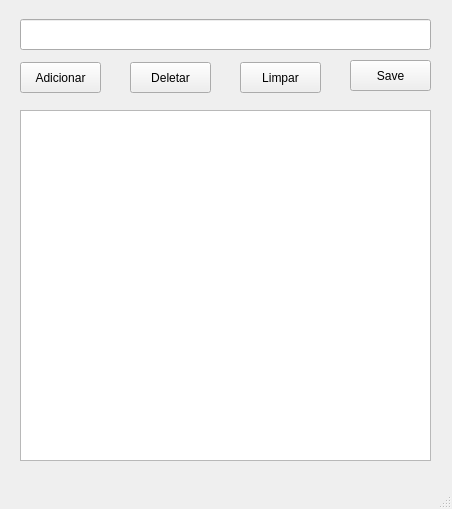
<?xml version="1.0" encoding="UTF-8"?>
<ui version="4.0">
 <class>MainWindow</class>
 <widget class="QMainWindow" name="MainWindow">
  <property name="geometry">
   <rect>
    <x>0</x>
    <y>0</y>
    <width>452</width>
    <height>509</height>
   </rect>
  </property>
  <property name="windowTitle">
   <string>MainWindow</string>
  </property>
  <widget class="QWidget" name="centralwidget">
   <widget class="QPushButton" name="additem_pushButton">
    <property name="geometry">
     <rect>
      <x>20</x>
      <y>62</y>
      <width>81</width>
      <height>31</height>
     </rect>
    </property>
    <property name="text">
     <string>Adicionar</string>
    </property>
   </widget>
   <widget class="QPushButton" name="deleteitem_pushButton_2">
    <property name="geometry">
     <rect>
      <x>130</x>
      <y>62</y>
      <width>81</width>
      <height>31</height>
     </rect>
    </property>
    <property name="text">
     <string>Deletar</string>
    </property>
   </widget>
   <widget class="QPushButton" name="clear_pushButton_3">
    <property name="geometry">
     <rect>
      <x>240</x>
      <y>62</y>
      <width>81</width>
      <height>31</height>
     </rect>
    </property>
    <property name="text">
     <string>Limpar</string>
    </property>
   </widget>
   <widget class="QLineEdit" name="adicionar_lineEdit">
    <property name="geometry">
     <rect>
      <x>20</x>
      <y>19</y>
      <width>411</width>
      <height>31</height>
     </rect>
    </property>
   </widget>
   <widget class="QListWidget" name="minhalista_listWidget">
    <property name="geometry">
     <rect>
      <x>20</x>
      <y>110</y>
      <width>411</width>
      <height>351</height>
     </rect>
    </property>
   </widget>
   <widget class="QPushButton" name="save_pushButton">
    <property name="geometry">
     <rect>
      <x>350</x>
      <y>60</y>
      <width>81</width>
      <height>31</height>
     </rect>
    </property>
    <property name="text">
     <string>Save</string>
    </property>
   </widget>
  </widget>
  <widget class="QMenuBar" name="menubar">
   <property name="geometry">
    <rect>
     <x>0</x>
     <y>0</y>
     <width>452</width>
     <height>21</height>
    </rect>
   </property>
  </widget>
  <widget class="QStatusBar" name="statusbar"/>
 </widget>
 <resources/>
 <connections/>
</ui>
